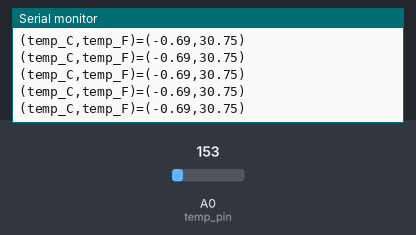
Recording of a sketch running on a simulated Arduino Uno, built with avr-gcc and run on an emulated ATmega328P. On the bench: the last lines printed to the serial monitor. The test bench sets the inputs (shaded band); at power-on: A0 (temp_pin) = 153.

Above: at 2.7 s.
2.8 s: A0 (temp_pin) set to 175
At 2.84 s:
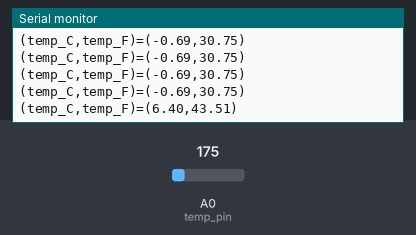
4.3 s: A0 (temp_pin) set to 199
At 4.35 s:
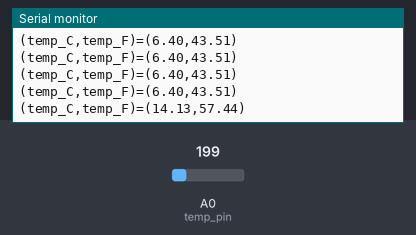
Timing chart, 0 to 7.3 s (numbered marks = the images above; inputs shaded):
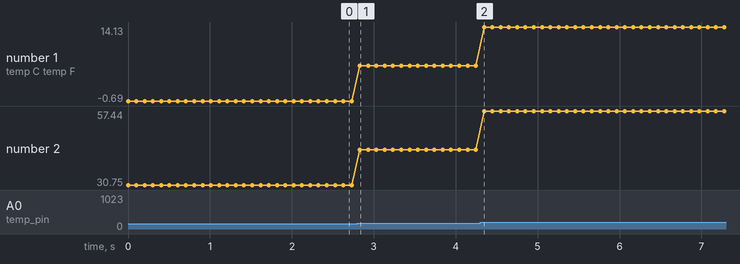

Measured:
- after the input at 2.8 s, the serial monitor: prints a new line at once (image 1)
- after the input at 4.3 s, the serial monitor: prints a new line after 0.05 s (image 2)
- plotted number 1: -0.69 → 6.4 after the input at 2.8 s, 6.4 → 14.13 after the input at 4.3 s
- plotted number 2: 30.75 → 43.51 after the input at 2.8 s, 43.51 → 57.44 after the input at 4.3 s

The sketch:

test_temperature_sensor_TMP36GZ.ino
```cpp
// Based on: https://learn.adafruit.com/tmp36-temperature-sensor/using-a-temp-sensor

//    ---
//  (    )
//  ----- |
//  |   | |
//  |   |/
//  -----
//  | | |
//  | | |
//  | | |
//  1 2 3

// pin 1 --> 3.3V
// pin 2 --> A0
// pin 3 --> GND

// From ATMEGA128RFA1
// AREF --> 3.3V

// Optional: 0.1uF cap across 3.3V and GND


// Using ATMEGA128RFA1 pins
#define temp_pin 0
#define VCC 3.3 // ATMEGA128RFA1 uses 3.3V


/*************************
 *****     SETUP     *****
 *************************/

void setup() {
  analogReference(EXTERNAL);
  Serial.begin(9600);
}


/************************
 *****     LOOP     *****
 ************************/

void loop() {
  int raw_temp_reading = analogRead(temp_pin);

  float voltage = get_voltage(raw_temp_reading);

  float temp_C = get_temp_C(voltage);

  print_temp_reading(temp_C);

  delay(100);
}


/************************************
 *****     HELPER FUNCTIONS     *****
 ************************************/

void print_temp_reading(float temp_C) {
  Serial.print("(temp_C,temp_F)=(");
  Serial.print(temp_C);
  Serial.print(",");
  Serial.print(get_temp_F(temp_C));

  Serial.println(")");
}

float get_voltage(int raw_temp_reading) {
  return ((raw_temp_reading * VCC) / 1024.0);
}

float get_temp_C(float voltage) {
  return (voltage - 0.5) * 100;
}

float get_temp_F(float temp_C) {
  return ((temp_C * (9.0 / 5.0)) + 32.0);
}
```
